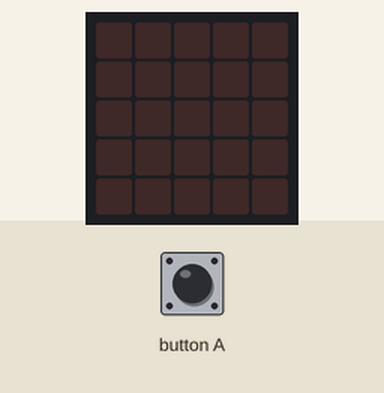
The program below on a simulated BBC micro:bit running MicroPython. On the bench: the board's 5×5 LED display. Inputs (shaded band) come from the test bench. Dim RGB values are drawn brighter than linear.

Above: at 1.2 s.
1.3 s: button A pressed for 0.15 s
At 1.35 s:
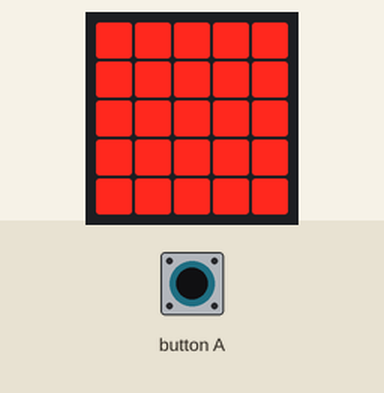
4.3 s: button A pressed for 3.2 s
At 4.45 s:
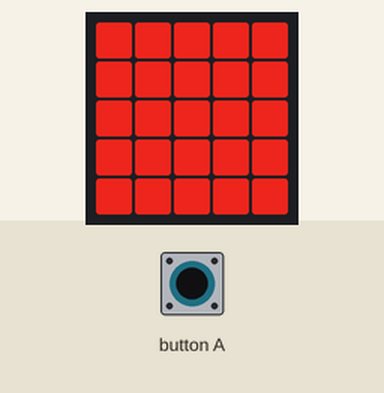
Timing chart, 0 to 7.3 s (numbered marks = the images above; inputs shaded):
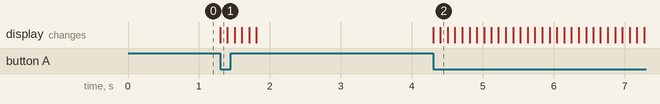

Measured:
- after the input at 1.3 s, the display: changes at once (image 1)
- after the input at 4.3 s, the display: first changes at once (image 2 shows a later state)

The program:

Flash_And_Fade.py
```python
from microbit import *

FLASH = [
  Image('99999:99999:99999:99999:99999'),
  Image('77777:77777:77777:77777:77777'),
  Image('55555:55555:55555:55555:55555'),
  Image('33333:33333:33333:33333:33333'),
  Image('11111:11111:11111:11111:11111')
]


while True:
  if button_a.is_pressed():
    display.show(FLASH,delay=100)
    display.clear()
```
